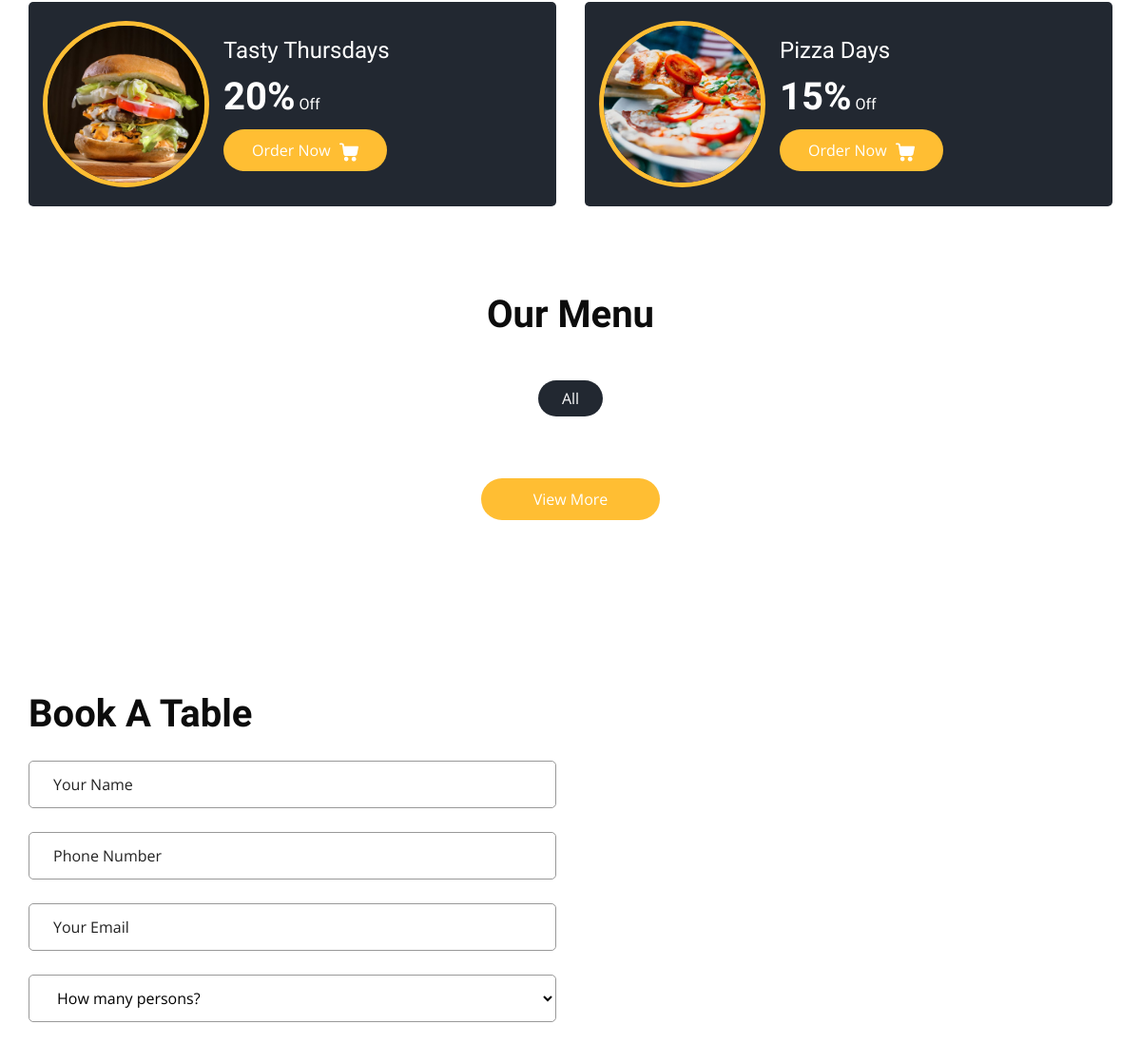
The app's page / (middle part), older data.
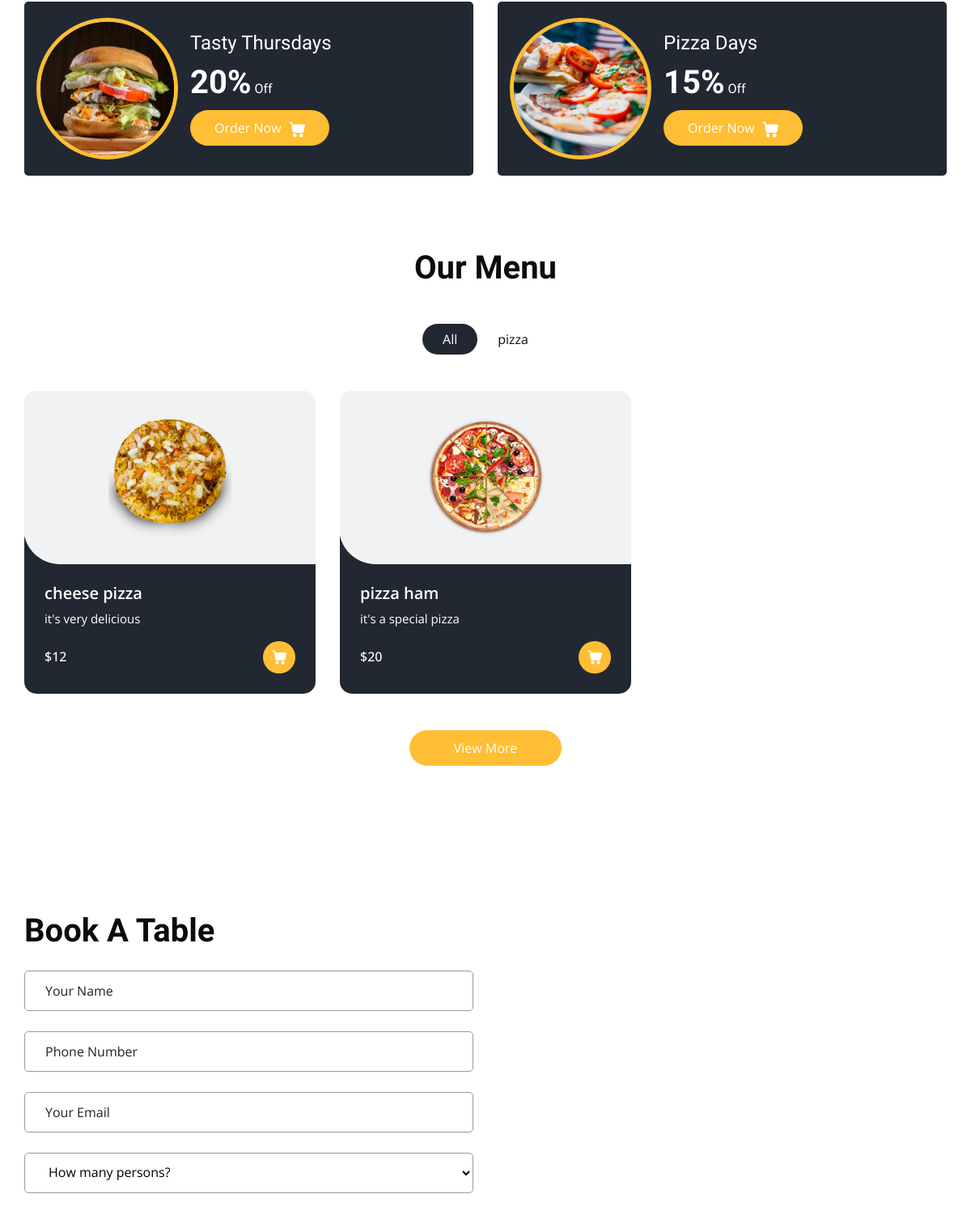
The same page, newer data.
### app/models.py (models this page shows, shortened)
class ItemList(models.Model):
    Category_name = models.CharField(max_length=15)
    def __str__(self):
        return self.Category_name

class Items(models.Model):
    Item_name = models.CharField(max_length=40)
    description = models.TextField(blank=False)
    Price = models.IntegerField()
    Category = models.ForeignKey(ItemList, related_name='Name', on_delete=models.CASCADE)
    Image = models.ImageField(upload_to='items/')

### app/views.py (the view)
# urls.py: path('',HomeView,name="Home"),
def HomeView(request):
    items = Items.objects.all()
    list = ItemList.objects.all()
    review = Feedback.objects.all()
    return render(request, 'home.html', {'items': items, 'list': list, 'review': review})

### templates/home.html (shortened to what this page needs)
{% extends "base.html" %}
{% load static %}
{% block main %}
    <section class="offer_section layout_padding-bottom">
        <div class="offer_container">
          <div class="container ">
            <div class="row">
              <div class="col-md-6  ">
                <div class="box ">
                  <div class="img-box">
                    <img src="{% static "images/o1.jpg" %}" alt="">
                  </div>
                  <div class="detail-box">
                    <h5>
                      Tasty Thursdays
                    </h5>
                    <h6>
                      <span>20%</span> Off
                    </h6>
                    <a href="">
                      Order Now
                    </a>
                  </div>
                </div>
              </div>
              <div class="col-md-6  ">
                <div class="box ">
                  <div class="img-box">
                    <img src="{% static "images/o2.jpg" %}" alt="">
                  </div>
                  <div class="detail-box">
                    <h5>
                      Pizza Days
                    </h5>
                    <h6>
                      <span>15%</span> Off
                    </h6>
                    <a href="">
                      Order Now
                    </a>
                  </div>
                </div>
              </div>
            </div>
          </div>
        </div>
      </section>
    <section class="food_section layout_padding-bottom">
        <div class="container">
        <div class="heading_container heading_center">
            <h2>
            Our Menu
            </h2>
        </div>
        <ul class="filters_menu">
            <li class="active" data-filter="*">All</li>
            {% for i in list %}
            <li data-filter=".{{i.Category_name}}">{{i.Category_name}}</li>
            {% endfor %}
        </ul>
        <div class="filters-content">
            <div class="row grid">
                {% for j in items %}
                <div class="col-sm-6 col-lg-4 all {{j.Category}}">
                    <div class="box">
                    <div>
                        <div class="img-box">
                        <img src="/media/{{j.Image}}" alt="{{j.Image}}">
                        </div>
                        <div class="detail-box">
                        <h5>
                            {{j.Item_name}}
                        </h5>
                        <p>
                            {{j.description}}
                        </p>
                        <div class="options">
                            <h6>
                            ${{j.Price}}
                            </h6>
                            <a href="">
                            </a>
                        </div>
                        </div>
                    </div>
                    </div>
                </div>
                {% endfor %}
            </div>
        </div>
        <div class="btn-box">
            <a href="">
            View More
            </a>
        </div>
        </div>
    </section>
  <section class="book_section layout_padding">
    <div class="container">
        <div class="heading_container">
            <h2>Book A Table</h2>
        </div>
        <div class="row">
            <div class="col-md-6">
                <div class="form_container">
                    <form action="{% url 'Book_Table' %}" method='POST'>{% csrf_token %}
                        <div>
                            <input type="text" class="form-control" name="user_name" required placeholder="Your Name" />
                        </div>
                        <div>
                            <input type="text" class="form-control" name="Phone_number" required placeholder="Phone Number" />
                        </div>
                        <div>
                            <input type="email" class="form-control" name="Email" placeholder="Your Email" />
                        </div>
                        <div>
                            <select class="form-control nice-select wide" required name="Total_person">
                                <option value="" disabled selected>How many persons?</option>
                            </select>
                        </div>
                    </form>
                </div>
            </div>
            <div class="col-md-6">
                <div class="map_container "><div id="googleMap"></div></div>
            </div>
        </div>
    </div>
</section>
  {% endblock main %}

### templates/base.html (shortened to what this page needs)
{% load static %}
<!DOCTYPE html>
<html>
<head>
  <link rel="stylesheet" type="text/css" href="{% static 'css/bootstrap.css' %}" />
  <link rel="stylesheet" type="text/css" href="https://cdnjs.cloudflare.com/ajax/libs/OwlCarousel2/2.3.4/assets/owl.carousel.min.css" />
  <link rel="stylesheet" href="https://cdnjs.cloudflare.com/ajax/libs/jquery-nice-select/1.1.0/css/nice-select.min.css" />
  <link href="{% static 'css/font-awesome.min.css' %}" rel="stylesheet" />
  <link href="{% static 'css/style.css' %}" rel="stylesheet" />
  <link href="{% static 'css/responsive.css' %}" rel="stylesheet" />
</head>
<body {% block class %}{% endblock class %}>
  {% block main %}{% endblock main %}
</body>
</html>

### static/css/responsive.css (style rules this page uses)
@media (min-width: 1200px) { .container { max-width: 1170px; } }

Row changes from the older to the newer data that the page shows:
added ItemList: Category_name "pizza"
added Items: Image (picture), Item_name "cheese pizza", description "it's very delicious", Price "12"
added Items: Image (picture), Item_name "pizza ham", description "it's a special pizza", Price "20"
